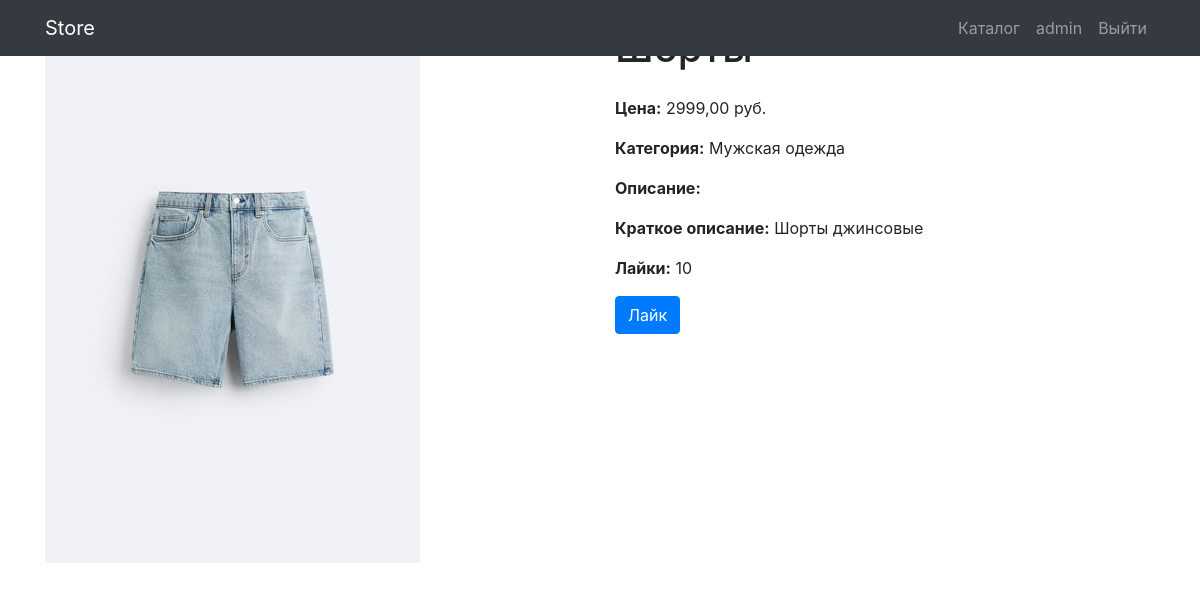
Page /products/products/detail/5/ (signed in) on the committed database.
### users/models.py (models this page shows)
class User(AbstractUser):
    image = models.ImageField(
        upload_to='users_images',
        blank=True,
)

### products/models.py (models this page shows, shortened)
class Product(models.Model):
    name = models.CharField(
        max_length=256
    )
    image = models.ImageField(
        upload_to='products_images'
    )
    description = models.TextField(
        blank=True
    )
    short_description = models.CharField(
        max_length=64,
        blank=True
    )
    price = models.DecimalField(
        max_digits=8,
        decimal_places=2,
        default=0
    )
    quantity = models.PositiveIntegerField(
        default=0
    )
    category = models.ForeignKey(
        ProductCategory,
        on_delete=models.PROTECT
    )
    likes = models.PositiveIntegerField(
        default=0
    )
    class Meta:
        verbose_name = 'Продукт'
        verbose_name_plural = 'Продукты'

class ProductCategory(models.Model):
    name = models.CharField(
        max_length=64,
        unique=True
    )
    description = models.TextField(
        blank=True
    )
    class Meta:
        verbose_name = 'Категория'
        verbose_name_plural = 'Категории'
    def __str__(self):
        return self.name

### products/views.py (the view)
def product_detail(request, product_id):
    product = Product.objects.get(pk=product_id)
    return render(request, 'products/product_detail.html', {'product': product})

### products/templates/products/product_detail.html
{% extends 'products/base.html' %}
{% load static %}
{% block content %}
<div class="container">
    <div class="row">
        <div class="col-lg-6">
            <img src="{{ product.image.url }}" class="img-fluid" alt="{{ product.name }}">
        </div>
        <div class="col-lg-6">
            <h1 class="my-4">{{ product.name }}</h1>
            <p><strong>Цена:</strong> {{ product.price }} руб.</p>
            <p><strong>Категория:</strong> {{ product.category }}</p>
            <p><strong>Описание:</strong> {{ product.description }}</p>
            <p><strong>Краткое описание:</strong> {{ product.short_description }}</p>
            <p><strong>Лайки:</strong> {{ product.likes }}</p>
            <a href="{% url 'products:like_product' product.id %}" class="btn btn-primary">Лайк</a>
        </div>
    </div>
</div>
{% endblock %}

### products/templates/products/base.html (shortened to what this page needs)
{% load static %}
<!DOCTYPE html>
<html lang="en">
<head>
    <link href="{% static 'vendor/bootstrap/css/bootstrap.min.css' %}" rel="stylesheet">
</head>
<body>
<nav class="navbar navbar-expand-lg navbar-dark bg-dark fixed-top">
    <div class="container">
        <a class="navbar-brand" href="{% url 'index' %}">Store</a>
        <div class="collapse navbar-collapse" id="navbarResponsive">
            <ul class="navbar-nav ml-auto">
                <li class="nav-item">
                    <a class="nav-link" href="{% url 'products:index' %}">Каталог  </a>
                </li>
                {% if user.is_authenticated %}
                    <li class="nav-item">
                        <a class="nav-link" href="{% url 'users:profile' %}"> {{ user.username }}
                        </a>
                    </li>
                    <li class="nav-item">
                        <a class="nav-link" href="{% url 'users:logout' %}">Выйти </a>
                    </li>
                {% else %}
                    <li class="nav-item">
                        <a class="nav-link" href="{% url 'users:login' %}">Войти <i class="fas fa-sign-in-alt"></i></a>
                    </li>
                {% endif %}
            </ul>
        </div>
    </div>
</nav>
{% block content %} {% endblock %}
</body>
</html>

### rows in the picture
User: username "admin"
Product: image (picture), price "2999,00", category "Мужская одежда", short_description "Шорты джинсовые", likes "10"
